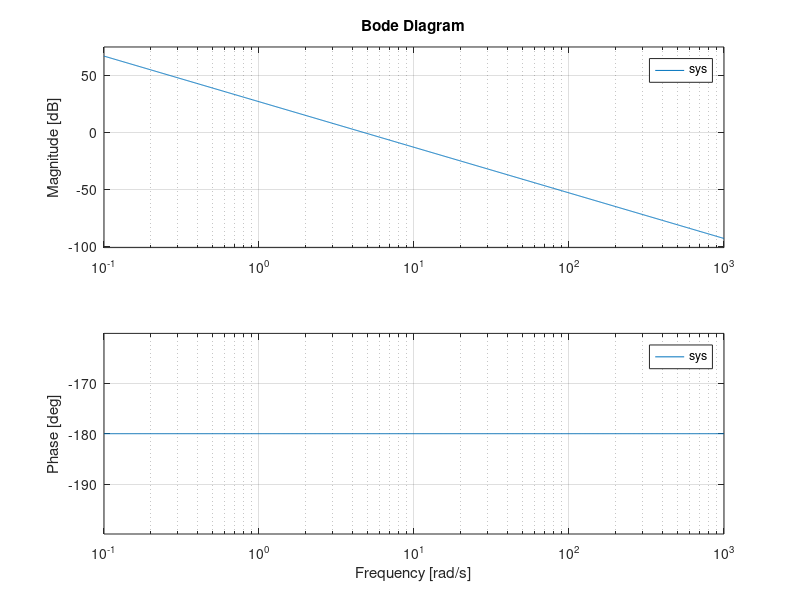

This chart was generated by the following MATLAB code: (Note: this script raises an error after producing the figure.)
clear all, close all, clc

lx = 39/100; 
ly = 39/100;
m_slider = 0.135; % kg
depth = 34.8/1000; 
thickness = 4.8/1000; 
V_outer = lx*ly*depth;
V_inner = (lx-2*thickness)*(ly-2*thickness)*(depth-thickness);
rho = 1180; %kg/m^3
V = (V_outer-V_inner);
m_plate = V*rho;

% Model
s = tf('s');
kt = 11; % N/A motor constant
m_tot = m_slider+m_plate/3; 
d = 0; % Motor friction
sys = kt/(m_tot*s^2+d*s);
bode(sys)
num_p = cell2mat(sys.num);
den_p = cell2mat(sys.den);

%% Load controller
load('controller_lowpass.mat') % No integrator  
% C = shapeit_data.C_tf_z;
C = shapeit_data.C_tf;
C = tf(C);
num_c = cell2mat(C.num);
den_c = cell2mat(C.den);


%% Nyquist robustness
m_max = 0.150*100000;
delta = 0:m_max/10:m_max;
figure
for i = 1:length(delta)
sys = kt/((m_tot+delta(i))*s^2+d*s);
L = C*sys;
nyquist(1+L)
hold on
end

figure
for i = 1:length(delta)
sys = kt/((m_tot+delta(i))*s^2+d*s);
trans = loopsens(C,sys);
pzmap(trans.Ti)
hold on
end

% m_tot_aux = m_tot + delta 

